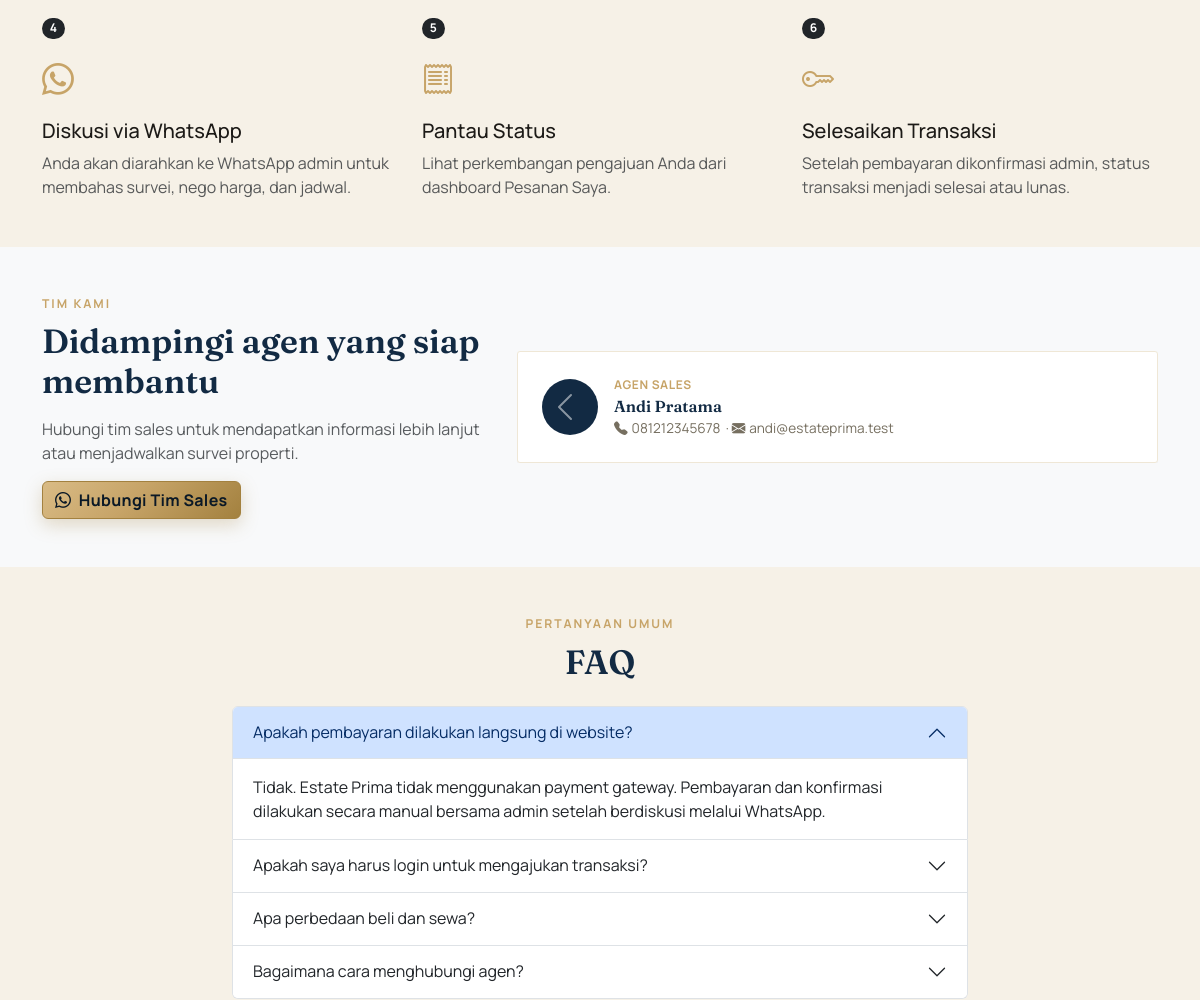
Before: /cara-kerja.php (middle part) with the older database file.
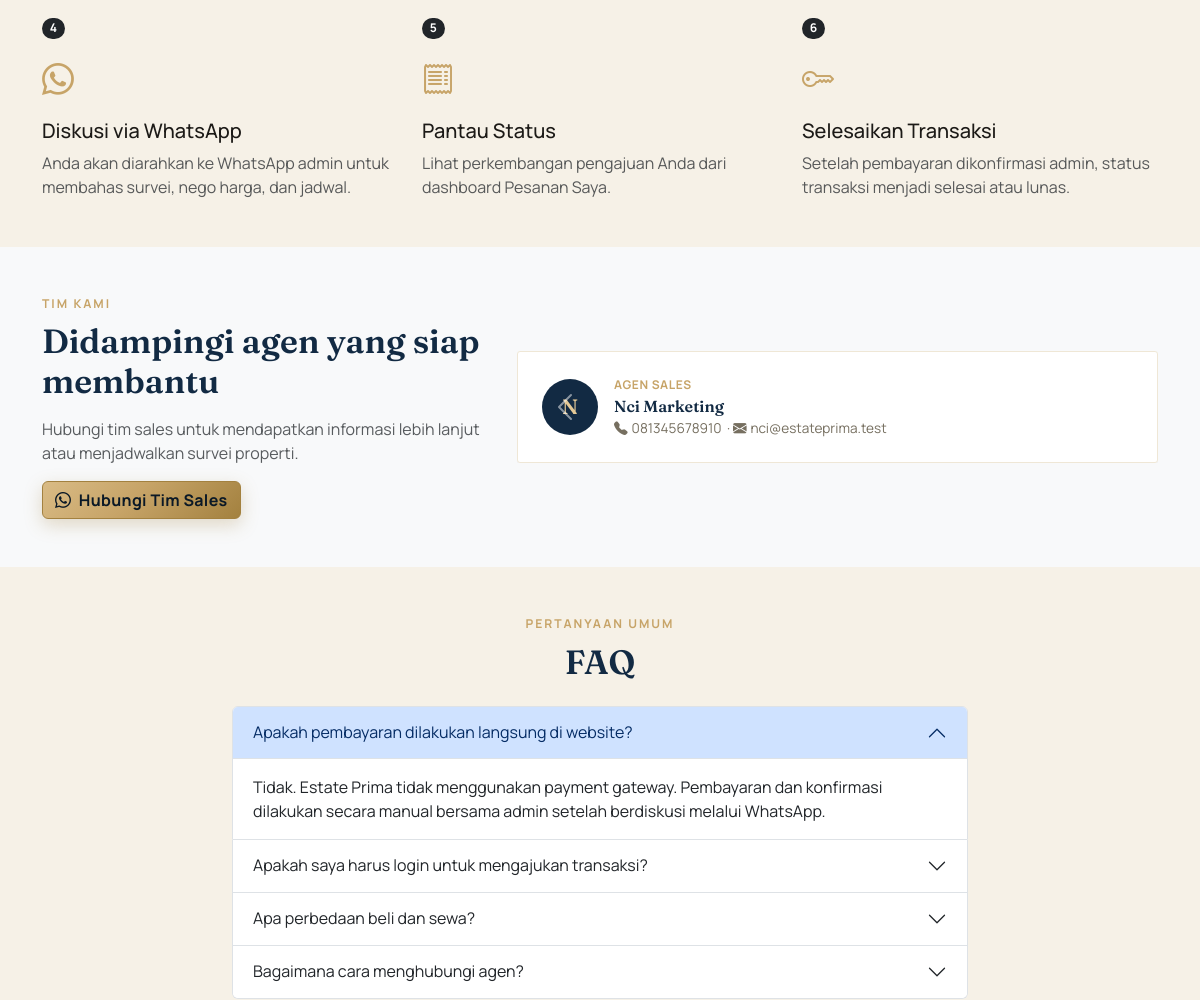
After: the same page with the newer database file.
### tables this page shows
CREATE TABLE IF NOT EXISTS `agen` (
  `id` INT UNSIGNED AUTO_INCREMENT PRIMARY KEY,
  `nama` VARCHAR(100) NOT NULL,
  `no_hp` VARCHAR(20) DEFAULT NULL,
  `email` VARCHAR(150) DEFAULT NULL,
  `foto_url` VARCHAR(500) DEFAULT NULL,
  `created_at` TIMESTAMP NOT NULL DEFAULT CURRENT_TIMESTAMP
);

### cara-kerja.php (the view, shortened to what the changed rows need)
<?php
require_once __DIR__ . '/config/database.php';
$stmt_agen = mysqli_prepare($koneksi, "SELECT nama, no_hp, email, foto_url FROM agen ORDER BY nama LIMIT 6");
mysqli_stmt_execute($stmt_agen);
$agen = mysqli_fetch_all(mysqli_stmt_get_result($stmt_agen), MYSQLI_ASSOC);
require_once __DIR__ . '/includes/header.php';
?>
<main>
    <section class="py-5">
        <div class="container">
            <div class="row g-4">
                <?php
                $langkah = [
                    ['bi-search', 'Cari Properti', 'Gunakan pencarian dan filter untuk menemukan rumah, apartemen, tanah, atau ruko yang sesuai.'],
                    ['bi-house-check', 'Lihat Detail', 'Periksa harga, lokasi, fasilitas, status hunian, galeri, dan informasi agen sales.'],
                    ['bi-chat-dots', 'Ajukan Transaksi', 'Login lalu pilih Ajukan Beli atau Ajukan Sewa. Data pengajuan langsung tersimpan.'],
                    ['bi-whatsapp', 'Diskusi via WhatsApp', 'Anda akan diarahkan ke WhatsApp admin untuk membahas survei, nego harga, dan jadwal.'],
                    ['bi-receipt', 'Pantau Status', 'Lihat perkembangan pengajuan Anda dari dashboard Pesanan Saya.'],
                    ['bi-key', 'Selesaikan Transaksi', 'Setelah pembayaran dikonfirmasi admin, status transaksi menjadi selesai atau lunas.'],
                ];
                foreach ($langkah as $nomor => $item):
                ?>
                    <div class="col-md-6 col-lg-4">
                        <article class="field-panel h-100 position-relative">
                            <span class="badge rounded-pill text-bg-dark mb-3"><?= $nomor + 1 ?></span>
                            <i class="bi <?= $item[0] ?> text-gold fs-2 d-block mb-3"></i>
                            <h3 class="h5"><?= htmlspecialchars($item[1]) ?></h3>
                            <p class="text-muted mb-0"><?= htmlspecialchars($item[2]) ?></p>
                        </article>
                    </div>
                <?php endforeach; ?>
            </div>
        </div>
    </section>
    <?php if ($agen): ?>
        <section class="py-5 bg-light">
            <div class="container">
                <div class="row align-items-center g-4">
                    <div class="col-lg-5">
                        <h2 class="section-title mb-3">Didampingi agen yang siap membantu</h2>
                    </div>
                    <div class="col-lg-7">
                        <div id="agenCarousel" class="carousel slide" data-bs-ride="carousel">
                            <div class="carousel-inner">
                                <?php foreach ($agen as $index => $orang): ?>
                                    <div class="carousel-item <?= $index === 0 ? 'active' : '' ?>">
                                        <div class="agent-card bg-white p-4">
                                            <div class="avatar" style="<?= !empty($orang['foto_url']) ? "background-image:url('" . htmlspecialchars($orang['foto_url']) . "');" : '' ?>">
                                            </div>
                                            <div>
                                                <div class="role">Agen Sales</div>
                                                <div class="name"><?= htmlspecialchars($orang['nama']) ?></div>
                                                <div class="contact">
                                                    <i class="bi bi-telephone-fill me-1"></i><?= htmlspecialchars($orang['no_hp'] ?: '-') ?>
                                                    <?php if (!empty($orang['email'])): ?>
                                                        &nbsp;&middot;&nbsp;<i class="bi bi-envelope-fill me-1"></i><?= htmlspecialchars($orang['email']) ?>
                                                    <?php endif; ?>
                                                </div>
                                            </div>
                                        </div>
                                    </div>
                                <?php endforeach; ?>
                            </div>
                        </div>
                    </div>
                </div>
            </div>
        </section>
    <?php endif; ?>
    <section class="py-5">
        <div class="container">
            <div class="row justify-content-center">
                <div class="col-lg-8">
                    <h2 class="section-title text-center mb-4">FAQ</h2>
                    <div class="accordion" id="faqCaraKerja">
                        <?php
                        $faq = [
                            ['Apakah pembayaran dilakukan langsung di website?', 'Tidak. Estate Prima tidak menggunakan payment gateway. Pembayaran dan konfirmasi dilakukan secara manual bersama admin setelah berdiskusi melalui WhatsApp.'],
                            ['Apakah saya harus login untuk mengajukan transaksi?', 'Ya. Login diperlukan agar pengajuan tersimpan ke akun Anda dan statusnya dapat dipantau melalui halaman Pesanan Saya.'],
                            ['Apa perbedaan beli dan sewa?', 'Properti beli menggunakan harga jual, sedangkan properti sewa memiliki harga per periode dan durasi minimal yang ditampilkan di detail properti.'],
                            ['Bagaimana cara menghubungi agen?', 'Gunakan tombol Hubungi Tim Sales atau informasi agen pada halaman detail properti untuk memulai konsultasi.'],
                        ];
                        foreach ($faq as $index => $item):
                        ?>
                            <div class="accordion-item">
                                <h3 class="accordion-header" id="faqHeading<?= $index ?>">
                                    <button class="accordion-button <?= $index > 0 ? 'collapsed' : '' ?>" type="button" data-bs-toggle="collapse" data-bs-target="#faqCollapse<?= $index ?>" aria-expanded="<?= $index === 0 ? 'true' : 'false' ?>" aria-controls="faqCollapse<?= $index ?>">
                                        <?= htmlspecialchars($item[0]) ?>
                                    </button>
                                </h3>
                                <div id="faqCollapse<?= $index ?>" class="accordion-collapse collapse <?= $index === 0 ? 'show' : '' ?>" aria-labelledby="faqHeading<?= $index ?>" data-bs-parent="#faqCaraKerja">
                                    <div class="accordion-body"><?= htmlspecialchars($item[1]) ?></div>
                                </div>
                            </div>
                        <?php endforeach; ?>
                    </div>
                </div>
            </div>
        </div>
    </section>
</main>
<?php require_once __DIR__ . '/includes/footer.php'; ?>

Changed rows visible on the page:
no longer on this page (row edited): agen: nama "Andi Pratama", no_hp "081212345678", email "andi@estateprima.test"
now on this page (row edited): agen: nama "Nci Marketing", no_hp "081345678910", email "nci@estateprima.test"
